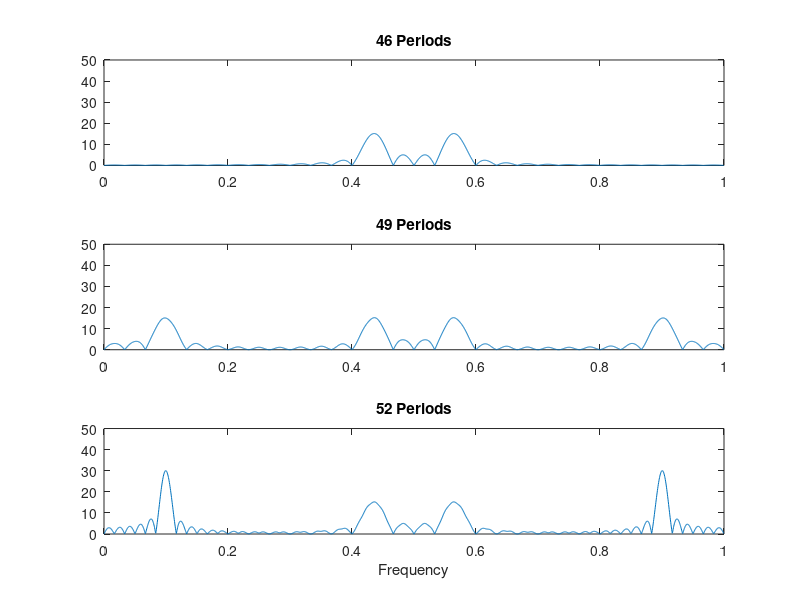

Reproduce this figure in MATLAB.
n = [0:29];
x = sin(2*pi*n/10); % 3 periods
x0 = sin(2*pi*n*43/30); % 43 periods
x00 = sin(2*pi*n/30); %1 period
x1 = [x0]; %43 + 3
x2 = [x0 x]; %43 + 6
x3 = [x0 x x]; %43 + 9
N = 2048;
X1 = abs(fft(x1,N));
X2 = abs(fft(x2,N));
X3 = abs(fft(x3,N));
F = [0:N-1]/N;
figure(22)
subplot(311)
plot(F,X1),title('46 Periods'),axis([0 1 0 50])
subplot(312)
plot(F,X2),title('49 Periods'), axis([0 1 0 50])
subplot(313)
plot(F,X3),title('52 Periods'),axis([0 1 0 50]), xlabel('Frequency')